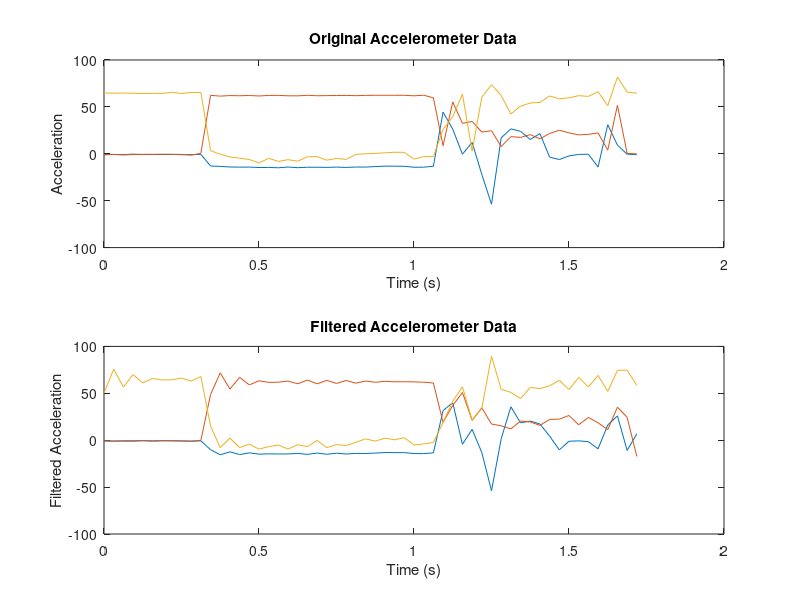

Recreate this plot in MATLAB.
%% Filtering 
% BandPass Filter Butterworth - 4th order
fs = 32;           % Sampling frequency
f_cut = 15;        % Cut-off frequency

% Read the accelerometer data from the CSV file
data = csvread('output.csv');

% Apply Butterworth filter
[b, a] = butter(4, f_cut/(fs/2), 'low');
filtered_data = filter(b, a, data);

% Write the filtered data to a new CSV file
csvwrite('filtered_data.csv', filtered_data);

% Plot original and filtered data
t = (0:size(data, 1)-1) / fs;
figure;
subplot(2, 1, 1);
plot(t, data);
title('Original Accelerometer Data');
xlabel('Time (s)');
ylabel('Acceleration');

subplot(2, 1, 2);
plot(t, filtered_data);
title('Filtered Accelerometer Data');
xlabel('Time (s)');
ylabel('Filtered Acceleration');
